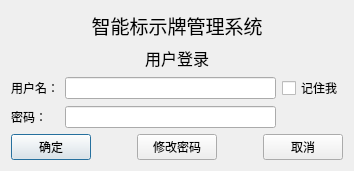
<?xml version="1.0" encoding="UTF-8"?>
<ui version="4.0">
 <class>QDlgLogin</class>
 <widget class="QDialog" name="QDlgLogin">
  <property name="geometry">
   <rect>
    <x>0</x>
    <y>0</y>
    <width>354</width>
    <height>145</height>
   </rect>
  </property>
  <property name="windowTitle">
   <string>智能标示牌管理系统</string>
  </property>
  <layout class="QVBoxLayout" name="verticalLayout">
   <item>
    <widget class="QLabel" name="label_2">
     <property name="font">
      <font>
       <pointsize>14</pointsize>
      </font>
     </property>
     <property name="text">
      <string>智能标示牌管理系统</string>
     </property>
     <property name="alignment">
      <set>Qt::AlignCenter</set>
     </property>
    </widget>
   </item>
   <item>
    <widget class="QLabel" name="label">
     <property name="font">
      <font>
       <pointsize>12</pointsize>
      </font>
     </property>
     <property name="text">
      <string>用户登录</string>
     </property>
     <property name="alignment">
      <set>Qt::AlignCenter</set>
     </property>
    </widget>
   </item>
   <item>
    <layout class="QGridLayout" name="gridLayout">
     <item row="0" column="0">
      <widget class="QLabel" name="label_3">
       <property name="text">
        <string>用户名：</string>
       </property>
      </widget>
     </item>
     <item row="0" column="1">
      <widget class="QLineEdit" name="lineEdit_UserName">
       <property name="text">
        <string/>
       </property>
      </widget>
     </item>
     <item row="0" column="2">
      <widget class="QCheckBox" name="checkBox_Remember">
       <property name="text">
        <string>记住我</string>
       </property>
      </widget>
     </item>
     <item row="1" column="0">
      <widget class="QLabel" name="label_4">
       <property name="text">
        <string>密码：</string>
       </property>
      </widget>
     </item>
     <item row="1" column="1">
      <widget class="QLineEdit" name="lineEdit_UserPassword">
       <property name="echoMode">
        <enum>QLineEdit::Password</enum>
       </property>
      </widget>
     </item>
    </layout>
   </item>
   <item>
    <layout class="QHBoxLayout" name="horizontalLayout">
     <item>
      <widget class="QPushButton" name="pushButton_Ok">
       <property name="text">
        <string>确定</string>
       </property>
      </widget>
     </item>
     <item>
      <spacer name="horizontalSpacer">
       <property name="orientation">
        <enum>Qt::Horizontal</enum>
       </property>
       <property name="sizeHint" stdset="0">
        <size>
         <width>40</width>
         <height>20</height>
        </size>
       </property>
      </spacer>
     </item>
     <item>
      <widget class="QPushButton" name="pushButton_ChangePassword">
       <property name="text">
        <string>修改密码</string>
       </property>
      </widget>
     </item>
     <item>
      <spacer name="horizontalSpacer_2">
       <property name="orientation">
        <enum>Qt::Horizontal</enum>
       </property>
       <property name="sizeHint" stdset="0">
        <size>
         <width>40</width>
         <height>20</height>
        </size>
       </property>
      </spacer>
     </item>
     <item>
      <widget class="QPushButton" name="pushButton_Exit">
       <property name="text">
        <string>取消</string>
       </property>
      </widget>
     </item>
    </layout>
   </item>
  </layout>
 </widget>
 <resources/>
 <connections>
  <connection>
   <sender>pushButton_Exit</sender>
   <signal>clicked()</signal>
   <receiver>QDlgLogin</receiver>
   <slot>reject()</slot>
   <hints>
    <hint type="sourcelabel">
     <x>309</x>
     <y>239</y>
    </hint>
    <hint type="destinationlabel">
     <x>199</x>
     <y>149</y>
    </hint>
   </hints>
  </connection>
 </connections>
</ui>
